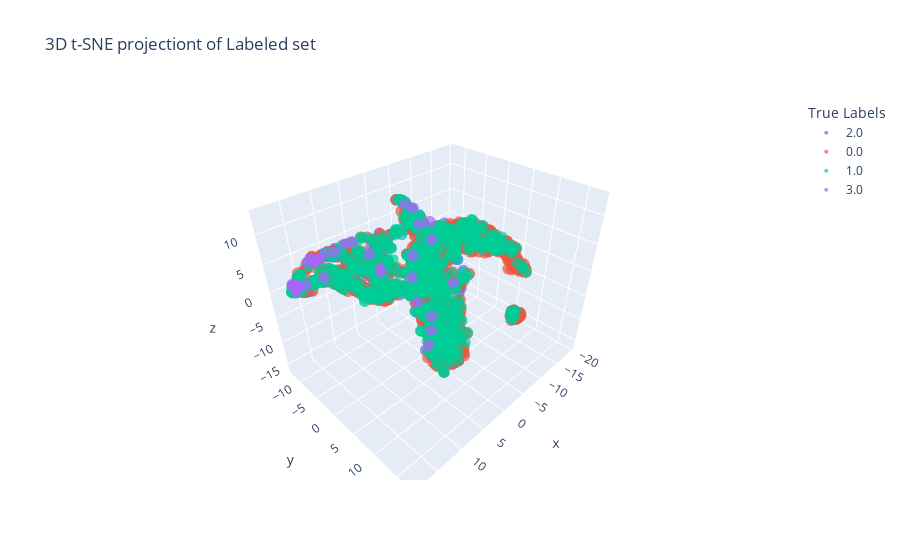

Notebook code for this chart:
### Markdown cell above
######## 3D t-SNE plots ############ > fig saved > DONE

### Code cell
from sklearn.manifold import TSNE
import plotly.express as px

# 3D t-SNE 
tsne_labeled_3d = TSNE(n_components=3, random_state=42, perplexity=50)
X_labeled_tsne_3d = tsne_labeled_3d.fit_transform(X_labeled_dense)

# 3D Scatter Plot with Plotly, using y_labeled as color
fig = px.scatter_3d(
    x=X_labeled_tsne_3d[:, 0],
    y=X_labeled_tsne_3d[:, 1],
    z=X_labeled_tsne_3d[:, 2],
    color=y_labeled.astype(str),
    title="3D t-SNE projectiont of Labeled set",
    labels={'color': 'True Labels'}
)

fig.update_traces(marker=dict(size=4, opacity=0.7))
fig.write_html("3d_tsne_all_classes_labeled_set.html")
fig.show()

### Figure 1 — Plotly figure (JSON) as saved in the notebook; plotly's stock layout.template omitted (floating-point values rounded to 4 significant figures; data arrays with more than 128 entries replaced by an {"elided": "..."} marker saying what was removed)
{"data": [{"hovertemplate": "True Labels=2.0<br>x=%{x}<br>y=%{y}<br>z=%{z}<extra></extra>", "legendgroup": "2.0", "marker": {"color": "#636efa", "opacity": 0.7, "size": 4, "symbol": "circle"}, "mode": "markers", "name": "2.0", "scene": "scene", "showlegend": true, "type": "scatter3d", "x": {"elided": "378 float values"}, "y": {"elided": "378 float values"}, "z": {"elided": "378 float values"}}, {"hovertemplate": "True Labels=0.0<br>x=%{x}<br>y=%{y}<br>z=%{z}<extra></extra>", "legendgroup": "0.0", "marker": {"color": "#EF553B", "opacity": 0.7, "size": 4, "symbol": "circle"}, "mode": "markers", "name": "0.0", "scene": "scene", "showlegend": true, "type": "scatter3d", "x": {"elided": "1594 float values"}, "y": {"elided": "1594 float values"}, "z": {"elided": "1594 float values"}}, {"hovertemplate": "True Labels=1.0<br>x=%{x}<br>y=%{y}<br>z=%{z}<extra></extra>", "legendgroup": "1.0", "marker": {"color": "#00cc96", "opacity": 0.7, "size": 4, "symbol": "circle"}, "mode": "markers", "name": "1.0", "scene": "scene", "showlegend": true, "type": "scatter3d", "x": {"elided": "730 float values"}, "y": {"elided": "730 float values"}, "z": {"elided": "730 float values"}}, {"hovertemplate": "True Labels=3.0<br>x=%{x}<br>y=%{y}<br>z=%{z}<extra></extra>", "legendgroup": "3.0", "marker": {"color": "#ab63fa", "opacity": 0.7, "size": 4, "symbol": "circle"}, "mode": "markers", "name": "3.0", "scene": "scene", "showlegend": true, "type": "scatter3d", "x": [1.752, 6.303, 14.89, 6.699, 4.296, 10.29, 17.55, 11.34, 0.06424, 17.18, 16.88, 5.486, 9.174, 2.303, 2.118, 6.707, 17.64, 1.24, 17.0, 0.7784, 13.17, 11.98, -1.171, 14.41, 8.23, 15.02, 13.0, 7.152, 16.76, 2.021, 12.63, 16.44, 4.57, 13.29], "y": [8.174, 5.363, -8.459, -2.102, 5.606, -8.448, -9.334, -11.06, 1.762, -8.963, -9.449, 7.55, -7.202, 0.3021, 1.761, -2.112, -9.115, -2.183, -9.717, -0.984, -8.216, -8.437, -4.03, -8.514, -6.599, -10.22, -9.844, -3.949, -9.39, 4.116, -9.744, -10.15, 6.516, -9.324], "z": [3.677, 1.091, 5.618, 3.076, -8.295, 5.356, 2.509, -0.03751, 10.44, 1.754, 1.653, -0.6816, 6.754, 5.09, 10.83, 3.537, 2.506, 12.26, 0.7677, 11.92, 5.482, 5.796, -2.579, 5.974, 7.041, 0.7598, 4.385, 5.563, 1.558, 9.198, 4.502, 1.447, -4.541, 4.579]}], "layout": {"legend": {"title": {"text": "True Labels"}, "tracegroupgap": 0}, "scene": {"domain": {"x": [0, 1], "y": [0, 1]}, "xaxis": {"title": {"text": "x"}}, "yaxis": {"title": {"text": "y"}}, "zaxis": {"title": {"text": "z"}}}, "title": {"text": "3D t-SNE projectiont of Labeled set"}}}
